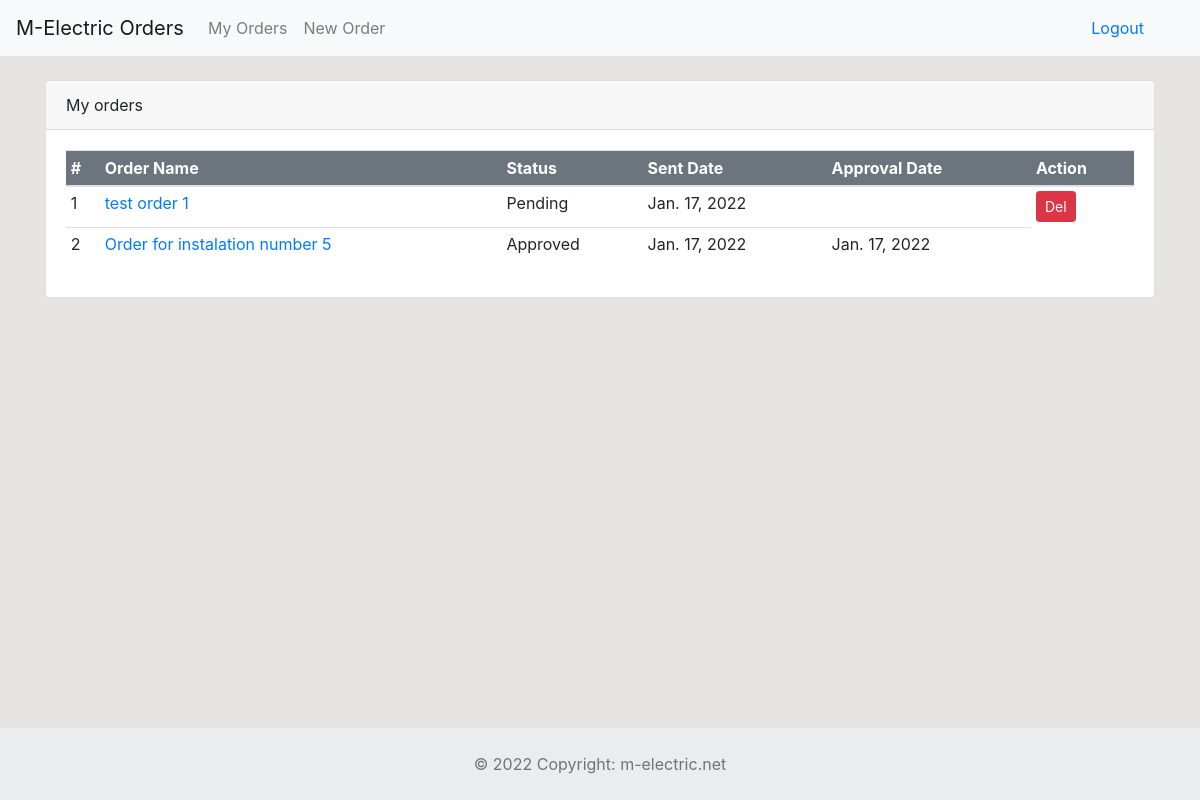
Screenshot of /dashboard (signed in) with the database file from the repository.
### dashboard/models.py (models this page shows, shortened)
class Order(models.Model):
	description = models.CharField('Order Description', max_length=100)
	status = models.CharField('Status', max_length=50, choices=STATUS)
	po = models.ForeignKey(Po, blank=True, null=True, on_delete=models.CASCADE)
	user = models.ForeignKey(User, blank=True, null=True, on_delete=models.CASCADE)
	products = models.ManyToManyField(Product, blank=True, through='ThroughModel')
	created = models.DateTimeField(auto_now_add=True)
	approval_date = models.DateTimeField('Approval Date', blank=True, null=True)

### dashboard/views.py (the view)
# urls.py: path('dashboard', views.index, name='index'),
@login_required
def index(request):
    orders_list = Order.objects.filter(user=request.user).order_by('-created')
    pending_orders = Order.objects.filter(status='Pending')
    context = {
        'orders_list': orders_list,
        'pending_orders': pending_orders,
    }
    return render(request, 'dashboard/index.html', context)

### templates/dashboard/index.html (shortened to what this page needs)
{% extends 'partials/base.html' %}
{% block content %}
{% if user.is_authenticated and user.is_staff %}
{% include 'dashboard/pending_orders.html' %}
{% else %}
{% include 'dashboard/employee_index.html' %}
{% endif %}
{% endblock %}
{% block footer %}
{% include 'partials/footer.html' %}
{% endblock %}

### templates/dashboard/employee_index.html (shortened to what this page needs)
{% load crispy_forms_tags %}
<div class="container">
    <div class="row mt-4">
        <div class="col-md-12">
            <div class="card">
                <div class="card-header">
                    My orders
                </div>
                <div class="card-body">
                    <div class="table-responsive">
                        <table class="table table-sm bg-white">
                            <thead class="bg-secondary text-white">
                                <tr>
                                    <th>#</th>
                                    <th scope="col">Order Name</th>
                                    <th scope="col">Status</th>
                                    <th scope="col">Sent Date</th>
                                    <th scope="col">Approval Date</th>
                                    <th scope="col">Action</th>
                                </tr>
                            </thead>
                            <tbody>
                                {% for order in orders_list %}
                                <tr>
                                    <td>{{ forloop.counter }}</td>
                                    <td><a href="{% url 'order-detail' order.id %}">{{ order.description }}</a></td>
                                    <td>{{ order.status }}</td>
                                    <td>{{ order.created.date }}</td>
                                    <td>{{ order.approval_date.date }}</td>
                                    {% if order.status == "Pending" %}
                                    <td><a class="btn btn-danger btn-sm" href="{% url 'pending-order-delete' order.id %}">Del</a></td>
                                    {% endif %}
                                </tr>
                                {% endfor %}
                            </tbody>
                        </table>
                    </div>
                </div>
            </div>
        </div>
    </div>
</div>

### static/style.css (style rules this page uses)
body { background: rgb(230, 227, 227); }

### rows the page displays
Order: description "test order 1", status "Pending", created "Jan. 17, 2022", shows "Del"
Order: description "Order for instalation number 5", status "Approved", created "Jan. 17, 2022", approval_date "Jan. 17, 2022"
